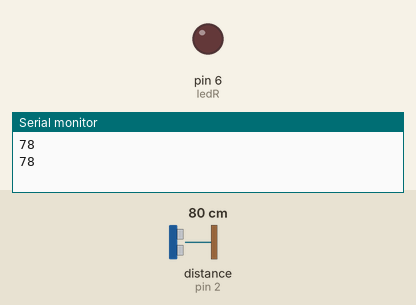
Bench run of a sketch on a simulated Arduino Uno, built with avr-gcc and run on an emulated ATmega328P. On the bench: output pins drawn as LEDs (lit = HIGH), the last lines printed to the serial monitor. Wiring (inferred from the names in the program): ultrasonic range finder: trigger pin 4; echo pin 2. The inputs (shaded band) are chosen by the test bench; at power-on: distance to the obstacle (sensor on pin 2) 80 cm. The echo pulse lasts 58.3 µs per cm; pins used as bus, display or sensor lines are not drawn.

Above: at 2.8 s.
2.9 s: distance to the obstacle (sensor on pin 2) set to 2 cm
At 4.5 s:
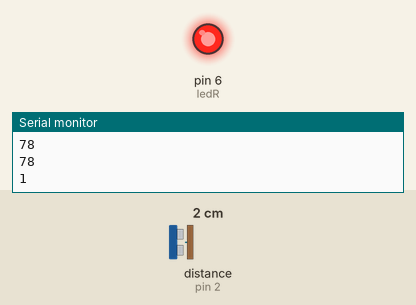
5.6 s: distance to the obstacle (sensor on pin 2) set to 4 cm
8.3 s: distance to the obstacle (sensor on pin 2) set to 7 cm
At 10.4 s:
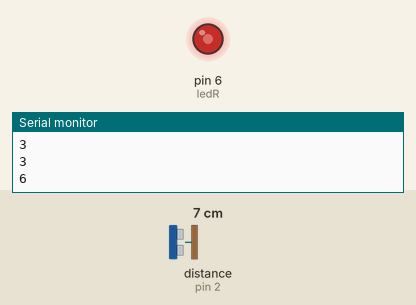
Timing chart, 0 to 11.9 s (numbered marks = the images above; inputs shaded):
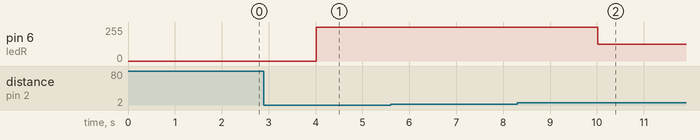

Measured:
- the behaviour switches between 5 and 6 cm on distance to the obstacle (sensor on pin 2) (found by bisection; images 1 and 2)
- after the input at 2.9 s, pin 6 (ledR): 0/255 → 255/255 after 1.1 s
- after the input at 8.3 s, pin 6 (ledR): 255/255 → 125/255 after 1.7 s

The sketch:

Ejercicio_9.ino
```cpp
#define pinTrig 4
#define pinEcho 2
#define ledR 6
long cm, distancia;

void setup()
{
  Serial.begin(9600);
  pinMode(pinTrig, OUTPUT);
  pinMode(pinEcho, INPUT);
  //pinMode(ledR, OUTPUT);
  digitalWrite(pinTrig, LOW);
}

void loop()
{
  digitalWrite(pinTrig, HIGH);
  delayMicroseconds(10);
  digitalWrite(pinTrig, LOW);

  distancia = pulseIn(pinEcho, HIGH);

  cm = distancia*0.034/2;
  Serial.println(cm);
  if (cm < 5){
    analogWrite(ledR, 255);
  }else if(cm < 10){
    analogWrite(ledR, 125);
  }else if(cm < 25){
    analogWrite(ledR, 30);
  }else{
    analogWrite(ledR, 0);
  }
  delay(2000);
}
```
